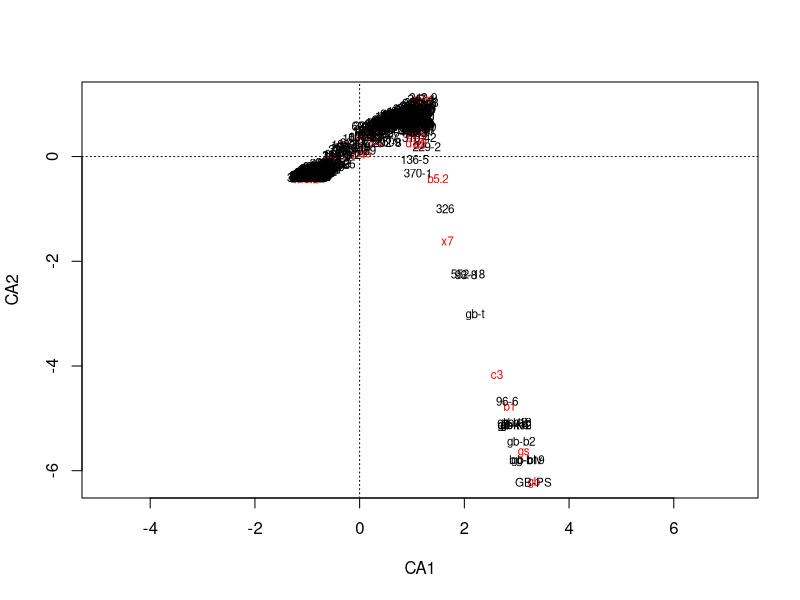

The R source for this figure:
bartelheim <- read.csv2("bartelheim_daten.csv", row.names = 1)
                  
library(vegan)

bartelheim.ca <- cca(bartelheim)

plot(bartelheim.ca,
     choices = c(1, 2),
    type = "t",
    scaling = "symmetric") 


    
     